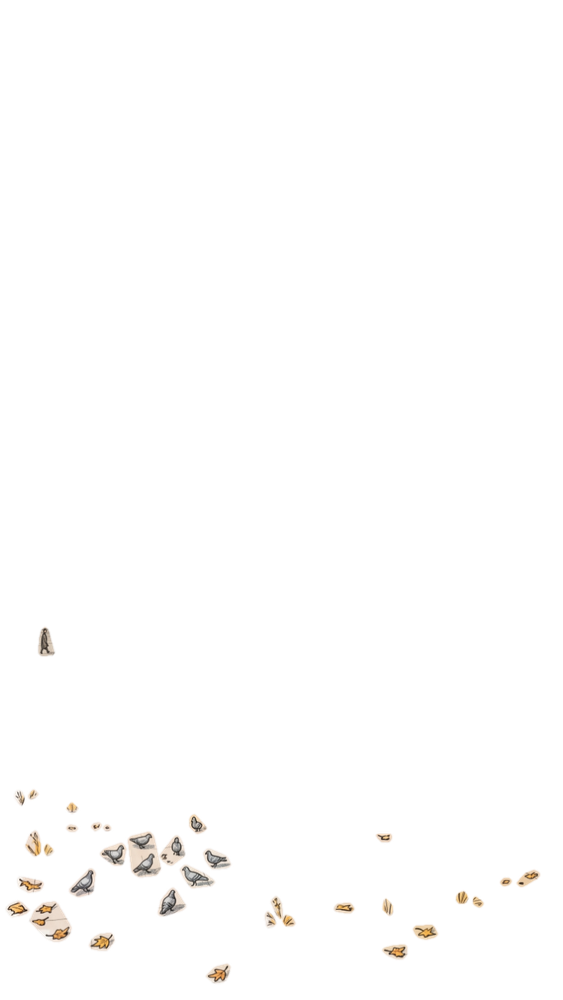
#> input picture tests/lenin/source/s17/patches/lenin_1.png, 563 x 1000 px, shrunk from 768 x 1365 before the run, found by its file name; its folder holds only this picture in this run
$ python find_figures.py
#> lines starting #> are read from the running program, lines starting #| are printed output that depends on the picture
### tests/lenin/source/s18/esim.py
"""s18: математика движка в numpy (для замеров цвета, без снимков сайта).
day(): дневная обработка зелени из engine/viewer.js (GREEN_HUE/PULL/SAT, DAY_MIX), без неба; night(): NIGHT_DIM."""
import numpy as np, cv2, sys
from PIL import Image
from pathlib import Path
FR=['lenin_1','lenin_2','lenin_3','lenin_4','lenin_6']
VIEW={n:i+1 for i,n in enumerate(FR)}            # номера Нарека 1–5 = порядок просмотра
def ss(a,b,x): t=np.clip((x-a)/(b-a),0,1); return t*t*(3-2*t)
# [34 lines left out: functions rgb2hsv, hsv2rgb, day, night, lab_stats, not called in this run]
def load(B,n,suf='',mode='RGB',d='frames'):
    return np.asarray(Image.open(f'{B}/{d}/{n}{suf}.webp').convert(mode))

### tests/lenin/source/s18/find_figures.py
"""s18 шаг 1: кандидаты в «фигуры» = объекты, которые s17 вписал из Gemini (патч source/s17/patches/<кадр>.png = отличие от s15).
Компоненты альфы патча (части одного объекта склеиваются), размер/цвет/слой -> черновой тип. Итог правится руками в FIX ниже."""
import sys, json, numpy as np, cv2
from PIL import Image
from scipy import ndimage
sys.path.insert(0,'source/s18'); import esim
OUT='source/s18/figs'; import os; os.makedirs(OUT,exist_ok=True)
res={}
for n in esim.FR:
    P=np.asarray(Image.open('source/s17/patches/%s.png'%n).convert('RGBA')).astype(np.float32)
    a=P[...,3]/255; d=esim.load('.',n).astype(np.float32); al=esim.load('.',n,'_building','RGBA')[...,3]
#> after `a = P[..., 3] / 255`:
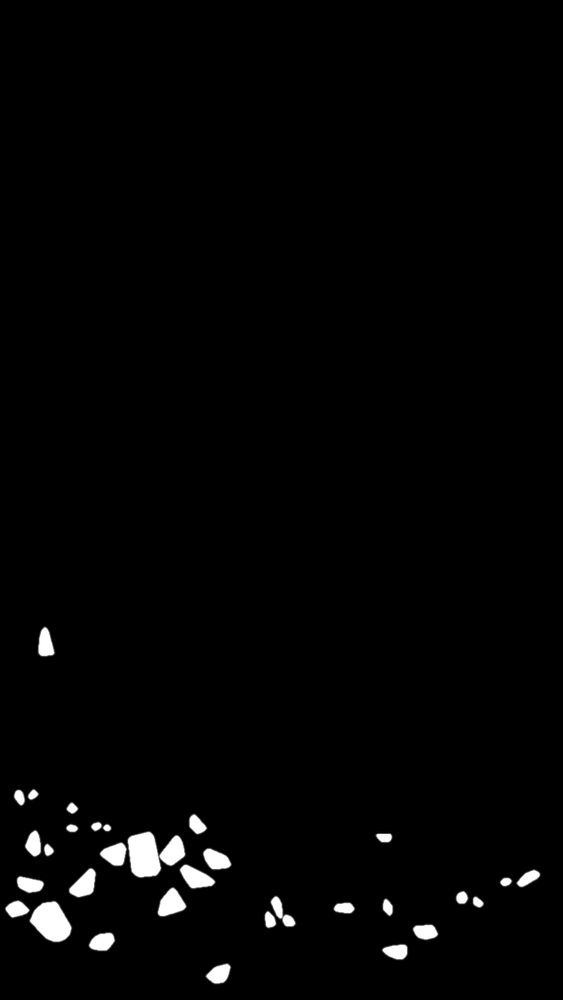
#> a: shape (1000, 563) float32; min 0, max 1, mean 0.0171
#> in load, `return np.asarray(Image.open(f'{B}/{d}/{n}{suf}.webp').convert(mode))`:
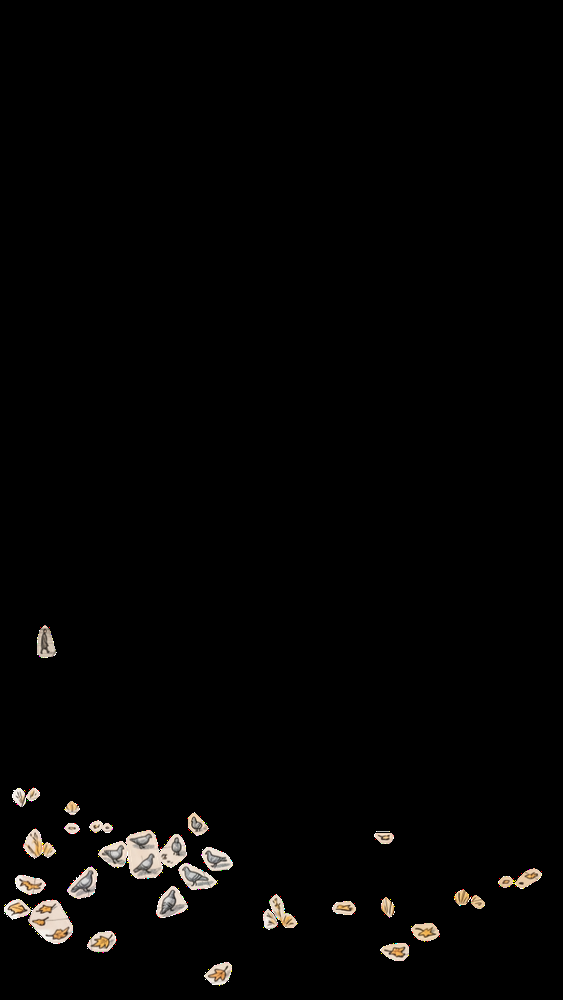
#> returned value: shape (1000, 563, 3); mean of channels 0, 1, 2 4.9, 4.4, 3.9; drawn as R, G, B
#> (the run stopped early here; a loop or call above may not have finished)
